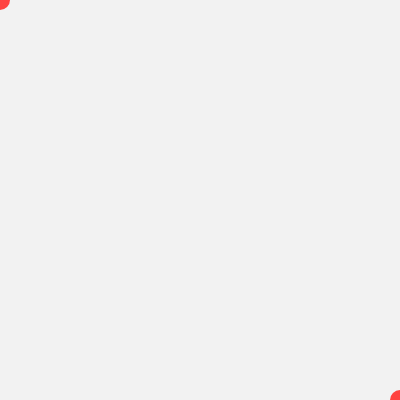
Frame 1 (no input)
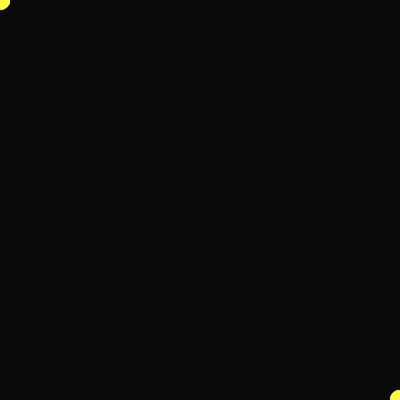
Frame 60 (no input)
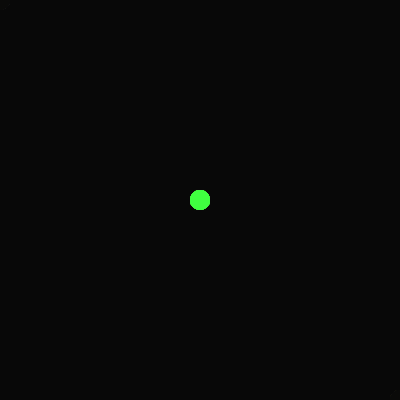
Frame 120 (the mouse pressed at the canvas centre since frame 60)

The p5.js sketch that drew these frames (run headless with seeded random() and noise() and a simulated clock; from frame 60 on, the mouse is pressed at the canvas centre):

// p5.js sketch
// ── sketch.js
function setup() {
  createCanvas(400, 400);
  colorMode(HSB)
  // background(20,40);
}

function draw() {
    background(0, 0,0,0.05);
  fill(frameCount%360,75,100)
  noStroke()
  x = mouseX;
  y = mouseY;
  px=pmouseX;
  py = pmouseY;
  // line(x,y,px,py)
  // line(width-x,y,width-px,py)
  // line(x,height-y,px,height-py)
  // line(width-x,height-y,width-px,height-py)
  circle(x,y,20)
  // circle(width-x,y,20)
  // circle(x,height-y,20)
  circle(width-x,height-y,20)
  
}
